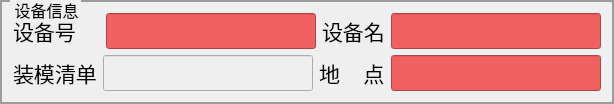
    <widget class="QGroupBox" name="groupBox_2">
     <property name="font">
      <font>
       <pointsize>12</pointsize>
      </font>
     </property>
     <property name="styleSheet">
      <string notr="true"> QGroupBox {
            border-color: rgb(156, 156, 156);
            border-width: 2px;
            border-style: solid;
            margin-top: 0.5ex;
        }
        QGroupBox::title {
            subcontrol-origin: margin;
            subcontrol-position: top left;
            left: 10px;
            margin-left: 2px;
            padding: 0  0px;
        }</string>
     </property>
     <property name="title">
      <string>设备信息</string>
     </property>
     <layout class="QVBoxLayout" name="verticalLayout_6">
      <item>
       <layout class="QVBoxLayout" name="verticalLayout_5">
        <item>
         <layout class="QHBoxLayout" name="horizontalLayout_24">
          <item>
           <layout class="QHBoxLayout" name="horizontalLayout_11" stretch="0,0">
            <item>
             <widget class="QLabel" name="label_2">
              <property name="font">
               <font>
                <pointsize>16</pointsize>
               </font>
              </property>
              <property name="styleSheet">
               <string notr="true"/>
              </property>
              <property name="text">
               <string>设备号    </string>
              </property>
             </widget>
            </item>
            <item>
             <widget class="MyLEdit" name="lineEdit_2">
              <property name="enabled">
               <bool>false</bool>
              </property>
              <property name="palette">
               <palette>
                <active>
                 <colorrole role="WindowText">
                  <brush brushstyle="SolidPattern">
                   <color alpha="255">
                    <red>0</red>
                    <green>0</green>
                    <blue>0</blue>
                   </color>
                  </brush>
                 </colorrole>
                 <colorrole role="Button">
                  <brush brushstyle="SolidPattern">
                   <color alpha="255">
                    <red>241</red>
                    <green>97</green>
                    <blue>97</blue>
                   </color>
                  </brush>
                 </colorrole>
                 <colorrole role="Text">
                  <brush brushstyle="SolidPattern">
                   <color alpha="255">
                    <red>0</red>
                    <green>0</green>
                    <blue>0</blue>
                   </color>
                  </brush>
                 </colorrole>
                 <colorrole role="ButtonText">
                  <brush brushstyle="SolidPattern">
                   <color alpha="255">
                    <red>0</red>
                    <green>0</green>
                    <blue>0</blue>
                   </color>
                  </brush>
                 </colorrole>
                 <colorrole role="Base">
                  <brush brushstyle="SolidPattern">
                   <color alpha="255">
                    <red>241</red>
                    <green>97</green>
                    <blue>97</blue>
                   </color>
                  </brush>
                 </colorrole>
                 <colorrole role="Window">
                  <brush brushstyle="SolidPattern">
                   <color alpha="255">
                    <red>241</red>
                    <green>97</green>
                    <blue>97</blue>
                   </color>
                  </brush>
                 </colorrole>
                </active>
                <inactive>
                 <colorrole role="WindowText">
                  <brush brushstyle="SolidPattern">
                   <color alpha="255">
                    <red>0</red>
                    <green>0</green>
                    <blue>0</blue>
                   </color>
                  </brush>
                 </colorrole>
                 <colorrole role="Button">
                  <brush brushstyle="SolidPattern">
                   <color alpha="255">
                    <red>241</red>
                    <green>97</green>
                    <blue>97</blue>
                   </color>
                  </brush>
                 </colorrole>
                 <colorrole role="Text">
                  <brush brushstyle="SolidPattern">
                   <color alpha="255">
                    <red>0</red>
                    <green>0</green>
                    <blue>0</blue>
                   </color>
                  </brush>
                 </colorrole>
                 <colorrole role="ButtonText">
                  <brush brushstyle="SolidPattern">
                   <color alpha="255">
                    <red>0</red>
                    <green>0</green>
                    <blue>0</blue>
                   </color>
                  </brush>
                 </colorrole>
                 <colorrole role="Base">
                  <brush brushstyle="SolidPattern">
                   <color alpha="255">
                    <red>241</red>
                    <green>97</green>
                    <blue>97</blue>
                   </color>
                  </brush>
                 </colorrole>
                 <colorrole role="Window">
                  <brush brushstyle="SolidPattern">
                   <color alpha="255">
                    <red>241</red>
                    <green>97</green>
                    <blue>97</blue>
                   </color>
                  </brush>
                 </colorrole>
                </inactive>
                <disabled>
                 <colorrole role="WindowText">
                  <brush brushstyle="SolidPattern">
                   <color alpha="255">
                    <red>0</red>
                    <green>0</green>
                    <blue>0</blue>
                   </color>
                  </brush>
                 </colorrole>
                 <colorrole role="Button">
                  <brush brushstyle="SolidPattern">
                   <color alpha="255">
                    <red>241</red>
                    <green>97</green>
                    <blue>97</blue>
                   </color>
                  </brush>
                 </colorrole>
                 <colorrole role="Text">
                  <brush brushstyle="SolidPattern">
                   <color alpha="255">
                    <red>0</red>
                    <green>0</green>
                    <blue>0</blue>
                   </color>
                  </brush>
                 </colorrole>
                 <colorrole role="ButtonText">
                  <brush brushstyle="SolidPattern">
                   <color alpha="255">
                    <red>0</red>
                    <green>0</green>
                    <blue>0</blue>
                   </color>
                  </brush>
                 </colorrole>
                 <colorrole role="Base">
                  <brush brushstyle="SolidPattern">
                   <color alpha="255">
                    <red>241</red>
                    <green>97</green>
                    <blue>97</blue>
                   </color>
                  </brush>
                 </colorrole>
                 <colorrole role="Window">
                  <brush brushstyle="SolidPattern">
                   <color alpha="255">
                    <red>241</red>
                    <green>97</green>
                    <blue>97</blue>
                   </color>
                  </brush>
                 </colorrole>
                </disabled>
               </palette>
              </property>
              <property name="font">
               <font>
                <pointsize>18</pointsize>
               </font>
              </property>
              <property name="styleSheet">
               <string notr="true">color:black;
background-color:rgb(241,97,97)</string>
              </property>
              <property name="text">
               <string/>
              </property>
              <property name="echoMode">
               <enum>QLineEdit::Normal</enum>
              </property>
              <property name="alignment">
               <set>Qt::AlignCenter</set>
              </property>
              <property name="placeholderText">
               <string/>
              </property>
             </widget>
            </item>
           </layout>
          </item>
          <item>
           <layout class="QHBoxLayout" name="horizontalLayout_22" stretch="0,0">
            <item>
             <widget class="QLabel" name="label_3">
              <property name="font">
               <font>
                <pointsize>16</pointsize>
               </font>
              </property>
              <property name="styleSheet">
               <string notr="true"/>
              </property>
              <property name="text">
               <string>设备名</string>
              </property>
             </widget>
            </item>
            <item>
             <widget class="MyLEdit" name="lineEdit_18">
              <property name="enabled">
               <bool>true</bool>
              </property>
              <property name="palette">
               <palette>
                <active>
                 <colorrole role="WindowText">
                  <brush brushstyle="SolidPattern">
                   <color alpha="255">
                    <red>0</red>
                    <green>0</green>
                    <blue>0</blue>
                   </color>
                  </brush>
                 </colorrole>
                 <colorrole role="Button">
                  <brush brushstyle="SolidPattern">
                   <color alpha="255">
                    <red>241</red>
                    <green>97</green>
                    <blue>97</blue>
                   </color>
                  </brush>
                 </colorrole>
                 <colorrole role="Text">
                  <brush brushstyle="SolidPattern">
                   <color alpha="255">
                    <red>0</red>
                    <green>0</green>
                    <blue>0</blue>
                   </color>
                  </brush>
                 </colorrole>
                 <colorrole role="ButtonText">
                  <brush brushstyle="SolidPattern">
                   <color alpha="255">
                    <red>0</red>
                    <green>0</green>
                    <blue>0</blue>
                   </color>
                  </brush>
                 </colorrole>
                 <colorrole role="Base">
                  <brush brushstyle="SolidPattern">
                   <color alpha="255">
                    <red>241</red>
                    <green>97</green>
                    <blue>97</blue>
                   </color>
                  </brush>
                 </colorrole>
                 <colorrole role="Window">
                  <brush brushstyle="SolidPattern">
                   <color alpha="255">
                    <red>241</red>
                    <green>97</green>
                    <blue>97</blue>
                   </color>
                  </brush>
                 </colorrole>
                </active>
                <inactive>
                 <colorrole role="WindowText">
                  <brush brushstyle="SolidPattern">
                   <color alpha="255">
                    <red>0</red>
                    <green>0</green>
                    <blue>0</blue>
                   </color>
                  </brush>
                 </colorrole>
                 <colorrole role="Button">
                  <brush brushstyle="SolidPattern">
                   <color alpha="255">
                    <red>241</red>
                    <green>97</green>
                    <blue>97</blue>
                   </color>
                  </brush>
                 </colorrole>
                 <colorrole role="Text">
                  <brush brushstyle="SolidPattern">
                   <color alpha="255">
                    <red>0</red>
                    <green>0</green>
                    <blue>0</blue>
                   </color>
                  </brush>
                 </colorrole>
                 <colorrole role="ButtonText">
                  <brush brushstyle="SolidPattern">
                   <color alpha="255">
                    <red>0</red>
                    <green>0</green>
                    <blue>0</blue>
                   </color>
                  </brush>
                 </colorrole>
                 <colorrole role="Base">
                  <brush brushstyle="SolidPattern">
                   <color alpha="255">
                    <red>241</red>
                    <green>97</green>
                    <blue>97</blue>
                   </color>
                  </brush>
                 </colorrole>
                 <colorrole role="Window">
                  <brush brushstyle="SolidPattern">
                   <color alpha="255">
                    <red>241</red>
                    <green>97</green>
                    <blue>97</blue>
                   </color>
                  </brush>
                 </colorrole>
                </inactive>
                <disabled>
                 <colorrole role="WindowText">
                  <brush brushstyle="SolidPattern">
                   <color alpha="255">
                    <red>0</red>
                    <green>0</green>
                    <blue>0</blue>
                   </color>
                  </brush>
                 </colorrole>
                 <colorrole role="Button">
                  <brush brushstyle="SolidPattern">
                   <color alpha="255">
                    <red>241</red>
                    <green>97</green>
                    <blue>97</blue>
                   </color>
                  </brush>
                 </colorrole>
                 <colorrole role="Text">
                  <brush brushstyle="SolidPattern">
                   <color alpha="255">
                    <red>0</red>
                    <green>0</green>
                    <blue>0</blue>
                   </color>
                  </brush>
                 </colorrole>
                 <colorrole role="ButtonText">
                  <brush brushstyle="SolidPattern">
                   <color alpha="255">
                    <red>0</red>
                    <green>0</green>
                    <blue>0</blue>
                   </color>
                  </brush>
                 </colorrole>
                 <colorrole role="Base">
                  <brush brushstyle="SolidPattern">
                   <color alpha="255">
                    <red>241</red>
                    <green>97</green>
                    <blue>97</blue>
                   </color>
                  </brush>
                 </colorrole>
                 <colorrole role="Window">
                  <brush brushstyle="SolidPattern">
                   <color alpha="255">
                    <red>241</red>
                    <green>97</green>
                    <blue>97</blue>
                   </color>
                  </brush>
                 </colorrole>
                </disabled>
               </palette>
              </property>
              <property name="font">
               <font>
                <pointsize>18</pointsize>
               </font>
              </property>
              <property name="styleSheet">
               <string notr="true">color:black;
background-color:rgb(241,97,97)</string>
              </property>
              <property name="alignment">
               <set>Qt::AlignCenter</set>
              </property>
             </widget>
            </item>
           </layout>
          </item>
         </layout>
        </item>
        <item>
         <layout class="QHBoxLayout" name="horizontalLayout_28">
          <item>
           <layout class="QHBoxLayout" name="horizontalLayout_29" stretch="0,0">
            <item>
             <widget class="QLabel" name="label_20">
              <property name="font">
               <font>
                <pointsize>16</pointsize>
               </font>
              </property>
              <property name="styleSheet">
               <string notr="true"/>
              </property>
              <property name="text">
               <string>装模清单</string>
              </property>
             </widget>
            </item>
            <item>
             <widget class="QLineEdit" name="lineEdit_20">
              <property name="enabled">
               <bool>false</bool>
              </property>
              <property name="font">
               <font>
                <pointsize>18</pointsize>
               </font>
              </property>
              <property name="styleSheet">
               <string notr="true">color:black;</string>
              </property>
              <property name="alignment">
               <set>Qt::AlignCenter</set>
              </property>
             </widget>
            </item>
           </layout>
          </item>
          <item>
           <layout class="QHBoxLayout" name="horizontalLayout_30" stretch="0,0">
            <item>
             <widget class="QLabel" name="label_21">
              <property name="font">
               <font>
                <pointsize>16</pointsize>
               </font>
              </property>
              <property name="styleSheet">
               <string notr="true"/>
              </property>
              <property name="text">
               <string>地    点</string>
              </property>
             </widget>
            </item>
            <item>
             <widget class="MyLEdit" name="lineEdit_21">
              <property name="enabled">
               <bool>true</bool>
              </property>
              <property name="palette">
               <palette>
                <active>
                 <colorrole role="WindowText">
                  <brush brushstyle="SolidPattern">
                   <color alpha="255">
                    <red>0</red>
                    <green>0</green>
                    <blue>0</blue>
                   </color>
                  </brush>
                 </colorrole>
                 <colorrole role="Button">
                  <brush brushstyle="SolidPattern">
                   <color alpha="255">
                    <red>241</red>
                    <green>97</green>
                    <blue>97</blue>
                   </color>
                  </brush>
                 </colorrole>
                 <colorrole role="Text">
                  <brush brushstyle="SolidPattern">
                   <color alpha="255">
                    <red>0</red>
                    <green>0</green>
                    <blue>0</blue>
                   </color>
                  </brush>
                 </colorrole>
                 <colorrole role="ButtonText">
                  <brush brushstyle="SolidPattern">
                   <color alpha="255">
                    <red>0</red>
                    <green>0</green>
                    <blue>0</blue>
                   </color>
                  </brush>
                 </colorrole>
                 <colorrole role="Base">
                  <brush brushstyle="SolidPattern">
                   <color alpha="255">
                    <red>241</red>
                    <green>97</green>
                    <blue>97</blue>
                   </color>
                  </brush>
                 </colorrole>
                 <colorrole role="Window">
                  <brush brushstyle="SolidPattern">
                   <color alpha="255">
                    <red>241</red>
                    <green>97</green>
                    <blue>97</blue>
                   </color>
                  </brush>
                 </colorrole>
                </active>
                <inactive>
                 <colorrole role="WindowText">
                  <brush brushstyle="SolidPattern">
                   <color alpha="255">
                    <red>0</red>
                    <green>0</green>
                    <blue>0</blue>
                   </color>
                  </brush>
                 </colorrole>
                 <colorrole role="Button">
                  <brush brushstyle="SolidPattern">
                   <color alpha="255">
                    <red>241</red>
                    <green>97</green>
                    <blue>97</blue>
                   </color>
                  </brush>
                 </colorrole>
                 <colorrole role="Text">
                  <brush brushstyle="SolidPattern">
                   <color alpha="255">
                    <red>0</red>
                    <green>0</green>
                    <blue>0</blue>
                   </color>
                  </brush>
                 </colorrole>
                 <colorrole role="ButtonText">
                  <brush brushstyle="SolidPattern">
                   <color alpha="255">
                    <red>0</red>
                    <green>0</green>
                    <blue>0</blue>
                   </color>
                  </brush>
                 </colorrole>
                 <colorrole role="Base">
                  <brush brushstyle="SolidPattern">
                   <color alpha="255">
                    <red>241</red>
                    <green>97</green>
                    <blue>97</blue>
                   </color>
                  </brush>
                 </colorrole>
                 <colorrole role="Window">
                  <brush brushstyle="SolidPattern">
                   <color alpha="255">
                    <red>241</red>
                    <green>97</green>
                    <blue>97</blue>
                   </color>
                  </brush>
                 </colorrole>
                </inactive>
                <disabled>
                 <colorrole role="WindowText">
                  <brush brushstyle="SolidPattern">
                   <color alpha="255">
                    <red>0</red>
                    <green>0</green>
                    <blue>0</blue>
                   </color>
                  </brush>
                 </colorrole>
                 <colorrole role="Button">
                  <brush brushstyle="SolidPattern">
                   <color alpha="255">
                    <red>241</red>
                    <green>97</green>
                    <blue>97</blue>
                   </color>
                  </brush>
                 </colorrole>
                 <colorrole role="Text">
                  <brush brushstyle="SolidPattern">
                   <color alpha="255">
                    <red>0</red>
                    <green>0</green>
                    <blue>0</blue>
                   </color>
                  </brush>
                 </colorrole>
                 <colorrole role="ButtonText">
                  <brush brushstyle="SolidPattern">
                   <color alpha="255">
                    <red>0</red>
                    <green>0</green>
                    <blue>0</blue>
                   </color>
                  </brush>
                 </colorrole>
                 <colorrole role="Base">
                  <brush brushstyle="SolidPattern">
                   <color alpha="255">
                    <red>241</red>
                    <green>97</green>
                    <blue>97</blue>
                   </color>
                  </brush>
                 </colorrole>
                 <colorrole role="Window">
                  <brush brushstyle="SolidPattern">
                   <color alpha="255">
                    <red>241</red>
                    <green>97</green>
                    <blue>97</blue>
                   </color>
                  </brush>
                 </colorrole>
                </disabled>
               </palette>
              </property>
              <property name="font">
               <font>
                <pointsize>18</pointsize>
               </font>
              </property>
              <property name="styleSheet">
               <string notr="true">color:black;
background-color:rgb(241,97,97)</string>
              </property>
              <property name="alignment">
               <set>Qt::AlignCenter</set>
              </property>
             </widget>
            </item>
           </layout>
          </item>
         </layout>
        </item>
       </layout>
      </item>
     </layout>
    </widget>
